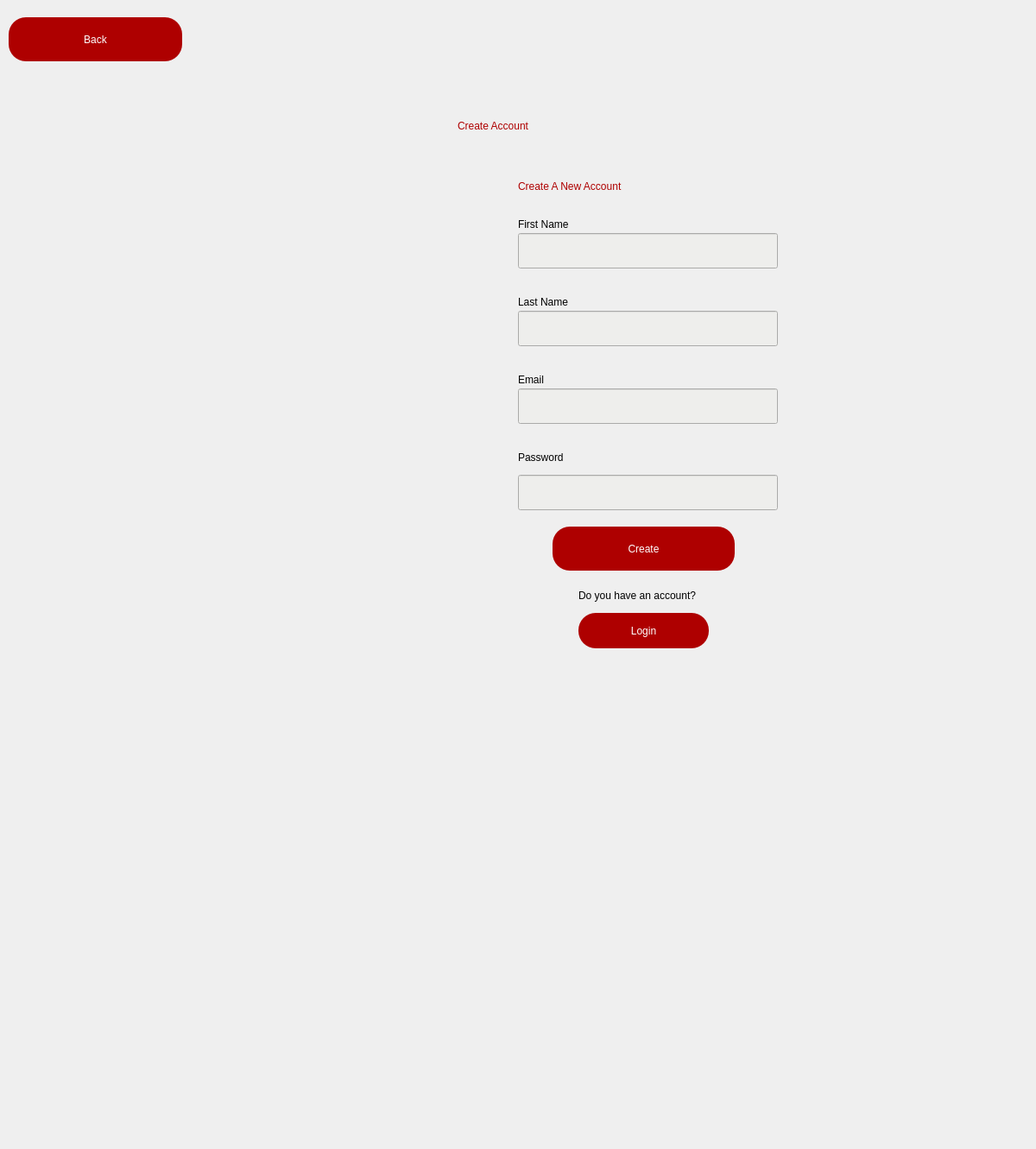
<?xml version="1.0" encoding="UTF-8"?>
<ui version="4.0">
 <class>Dialog</class>
 <widget class="QDialog" name="Dialog">
  <property name="geometry">
   <rect>
    <x>0</x>
    <y>0</y>
    <width>1200</width>
    <height>1331</height>
   </rect>
  </property>
  <property name="windowTitle">
   <string>Dialog</string>
  </property>
  <widget class="QLabel" name="label_2">
   <property name="geometry">
    <rect>
     <x>600</x>
     <y>200</y>
     <width>401</width>
     <height>31</height>
    </rect>
   </property>
   <property name="styleSheet">
    <string notr="true">font: 16pt &quot;DejaVu Sans&quot;;color:rgb(174,0,0)</string>
   </property>
   <property name="text">
    <string>Create A New Account</string>
   </property>
  </widget>
  <widget class="QLabel" name="label">
   <property name="geometry">
    <rect>
     <x>530</x>
     <y>100</y>
     <width>581</width>
     <height>91</height>
    </rect>
   </property>
   <property name="styleSheet">
    <string notr="true">font: 36pt &quot;DejaVu Sans&quot;; color:rgb(174,0,0)</string>
   </property>
   <property name="text">
    <string>Create Account</string>
   </property>
  </widget>
  <widget class="QPushButton" name="ph_create">
   <property name="geometry">
    <rect>
     <x>640</x>
     <y>610</y>
     <width>211</width>
     <height>51</height>
    </rect>
   </property>
   <property name="styleSheet">
    <string notr="true">border-radius:20px;
font: 12pt &quot;DejaVu Sans&quot;;color:rgb(255, 255, 255);
background-color:rgb(174,0,0);</string>
   </property>
   <property name="text">
    <string>Create</string>
   </property>
  </widget>
  <widget class="QLabel" name="label_3">
   <property name="geometry">
    <rect>
     <x>600</x>
     <y>430</y>
     <width>231</width>
     <height>19</height>
    </rect>
   </property>
   <property name="styleSheet">
    <string notr="true">font: 12pt &quot;DejaVu Sans&quot;;</string>
   </property>
   <property name="text">
    <string>Email</string>
   </property>
  </widget>
  <widget class="QLineEdit" name="ln_email">
   <property name="geometry">
    <rect>
     <x>600</x>
     <y>450</y>
     <width>301</width>
     <height>41</height>
    </rect>
   </property>
   <property name="styleSheet">
    <string notr="true">background-color:rgb(238, 238, 236);
font: 12pt &quot;DejaVu Sans&quot;;</string>
   </property>
  </widget>
  <widget class="QLineEdit" name="ln_passwd">
   <property name="geometry">
    <rect>
     <x>600</x>
     <y>550</y>
     <width>301</width>
     <height>41</height>
    </rect>
   </property>
   <property name="styleSheet">
    <string notr="true">background-color:rgb(238, 238, 236);
font: 12pt &quot;DejaVu Sans&quot;;</string>
   </property>
  </widget>
  <widget class="QLabel" name="label_4">
   <property name="geometry">
    <rect>
     <x>600</x>
     <y>520</y>
     <width>301</width>
     <height>19</height>
    </rect>
   </property>
   <property name="styleSheet">
    <string notr="true">font: 12pt &quot;DejaVu Sans&quot;;</string>
   </property>
   <property name="text">
    <string>Password</string>
   </property>
  </widget>
  <widget class="QLineEdit" name="ln_firstname">
   <property name="geometry">
    <rect>
     <x>600</x>
     <y>270</y>
     <width>301</width>
     <height>41</height>
    </rect>
   </property>
   <property name="styleSheet">
    <string notr="true">background-color:rgb(238, 238, 236);
font: 12pt &quot;DejaVu Sans&quot;;</string>
   </property>
  </widget>
  <widget class="QLabel" name="label_5">
   <property name="geometry">
    <rect>
     <x>600</x>
     <y>250</y>
     <width>211</width>
     <height>19</height>
    </rect>
   </property>
   <property name="styleSheet">
    <string notr="true">font: 12pt &quot;DejaVu Sans&quot;;</string>
   </property>
   <property name="text">
    <string>First Name</string>
   </property>
  </widget>
  <widget class="QLineEdit" name="ln_lastname">
   <property name="geometry">
    <rect>
     <x>600</x>
     <y>360</y>
     <width>301</width>
     <height>41</height>
    </rect>
   </property>
   <property name="styleSheet">
    <string notr="true">background-color:rgb(238, 238, 236);
font: 12pt &quot;DejaVu Sans&quot;;</string>
   </property>
  </widget>
  <widget class="QLabel" name="label_6">
   <property name="geometry">
    <rect>
     <x>600</x>
     <y>340</y>
     <width>261</width>
     <height>19</height>
    </rect>
   </property>
   <property name="styleSheet">
    <string notr="true">font: 12pt &quot;DejaVu Sans&quot;;</string>
   </property>
   <property name="text">
    <string>Last Name</string>
   </property>
  </widget>
  <widget class="QPushButton" name="loginPage">
   <property name="geometry">
    <rect>
     <x>670</x>
     <y>710</y>
     <width>151</width>
     <height>41</height>
    </rect>
   </property>
   <property name="styleSheet">
    <string notr="true">border-radius:20px;
font: 12pt &quot;DejaVu Sans&quot;;color:rgb(255, 255, 255);
background-color:rgb(174,0,0);</string>
   </property>
   <property name="text">
    <string>Login</string>
   </property>
  </widget>
  <widget class="QLabel" name="label_7">
   <property name="geometry">
    <rect>
     <x>670</x>
     <y>680</y>
     <width>211</width>
     <height>19</height>
    </rect>
   </property>
   <property name="text">
    <string>Do you have an account?</string>
   </property>
  </widget>
  <widget class="QPushButton" name="ph_back">
   <property name="geometry">
    <rect>
     <x>10</x>
     <y>20</y>
     <width>201</width>
     <height>51</height>
    </rect>
   </property>
   <property name="styleSheet">
    <string notr="true">border-radius:20px;
font: 12pt &quot;DejaVu Sans&quot;;color:rgb(255, 255, 255);
background-color:rgb(174,0,0);</string>
   </property>
   <property name="text">
    <string>Back</string>
   </property>
  </widget>
 </widget>
 <resources/>
 <connections/>
</ui>
